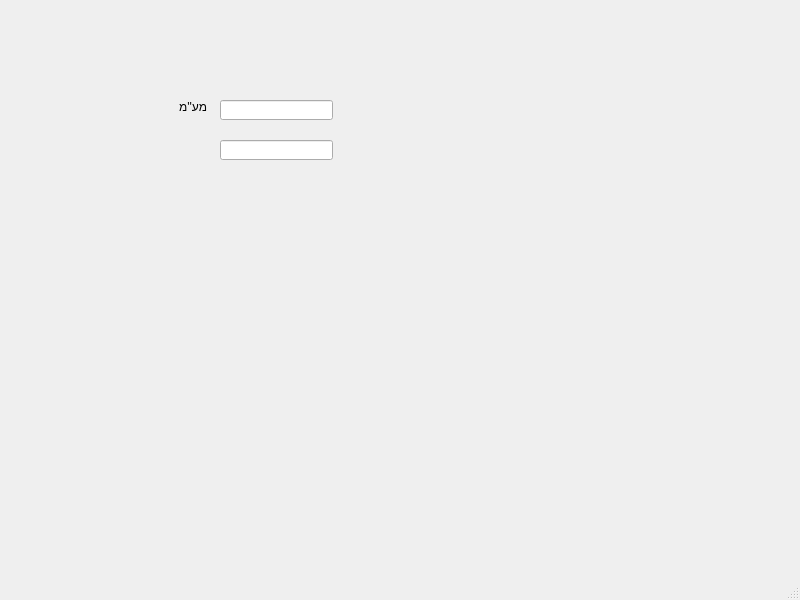
<?xml version="1.0" encoding="UTF-8"?>
<ui version="4.0">
 <class>MainWindow</class>
 <widget class="QMainWindow" name="MainWindow">
  <property name="geometry">
   <rect>
    <x>0</x>
    <y>0</y>
    <width>800</width>
    <height>600</height>
   </rect>
  </property>
  <property name="windowTitle">
   <string>Наценки</string>
  </property>
  <widget class="QWidget" name="centralwidget">
   <widget class="QLineEdit" name="lineEdit_MAAM">
    <property name="geometry">
     <rect>
      <x>220</x>
      <y>100</y>
      <width>113</width>
      <height>20</height>
     </rect>
    </property>
   </widget>
   <widget class="QLabel" name="label">
    <property name="geometry">
     <rect>
      <x>160</x>
      <y>100</y>
      <width>47</width>
      <height>13</height>
     </rect>
    </property>
    <property name="text">
     <string>מע''מ</string>
    </property>
   </widget>
   <widget class="QLineEdit" name="lineEdit_koeficient_laptops">
    <property name="geometry">
     <rect>
      <x>220</x>
      <y>140</y>
      <width>113</width>
      <height>20</height>
     </rect>
    </property>
   </widget>
  </widget>
  <widget class="QMenuBar" name="menubar">
   <property name="geometry">
    <rect>
     <x>0</x>
     <y>0</y>
     <width>800</width>
     <height>21</height>
    </rect>
   </property>
  </widget>
  <widget class="QStatusBar" name="statusbar"/>
 </widget>
 <resources/>
 <connections/>
</ui>
